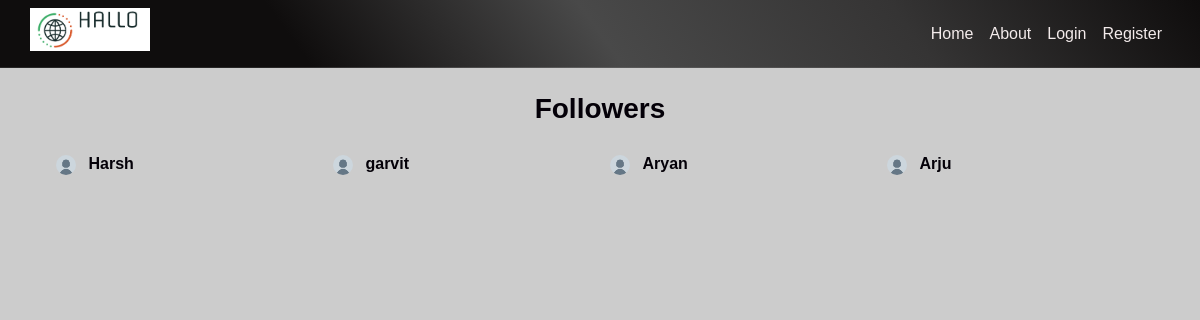
Page /user/esha/followers on the committed database.
### users/models.py (models this page shows, shortened)
class Follow(models.Model):
    user = models.ForeignKey(User, related_name='user', on_delete=models.CASCADE)
    follow_user = models.ForeignKey(User, related_name='follow_user', on_delete=models.CASCADE)
    date = models.DateTimeField(auto_now_add=True)

class Profile(models.Model):
    user = models.OneToOneField(User, on_delete=models.CASCADE)
    image = models.ImageField(default='default.png', upload_to='profile_pics')

### blog/views.py (the view)
# urls.py: path('user/<str:username>/followers', FollowersListView.as_view(), name='user-followers'),
class FollowersListView(ListView):
    model = Follow
    template_name = 'blog/follow.html'
    context_object_name = 'follows'
    def visible_user(self):
        return get_object_or_404(User, username=self.kwargs.get('username'))
    def get_queryset(self):
        user = self.visible_user()
        return Follow.objects.filter(follow_user=user).order_by('-date')
    def get_context_data(self, *, object_list=None, **kwargs):
        data = super().get_context_data(**kwargs)
        data['follow'] = 'followers'
        return data

### blog/templates/blog/follow.html (shortened to what this page needs)
{% extends "blog/base.html" %}
{% block content %}
<div class="container">
    {% if follow == 'followers' %}
         <div class="col-12 no-padding">
            <h3 class=" tag white-important mb-3">
                Followers
            </h3>
            <div class="row pr-3 pl-3">
                {% for follow in follows %}
                    <div class="col-6 col-md-3 pl-0">
                        <article class="media content-section">
                            <div>
                                <img
                                           class="rounded-circle mr-2"
                                           style="width: 20px; height: 20px;"
                                           src="{{ follow.user.profile.image.url }}">
                               <a class="mr-2  tag  white-important" href="{% url 'user-posts' follow.user.username %}">
                                   {{ follow.user.username }}
                               </a>
                            </div>
                        </article>
                    </div>
                {% endfor %}
            </div>
        </div>
      </div>
    {% endif %}
{% endblock content %}

### blog/static/blog/main.css (style rules this page uses)
:root { --muted-color: rgb(243, 235, 235); }
body { background-image: URL("blog\static\blog\background.png"); background-repeat: no-repeat, repeat; color: var(--muted-color); margin-top: 5rem; background-color: #cccccc; }
h1, h2, h3, h4, h5, h6 { color: var(--muted-color); }
.content-section { padding: 10px 10px; margin-bottom: 20px; }
.no-padding { padding: 0 !important; }
a { color: white; text-underline: none; text-decoration: none !important; }
article { border-radius: 4px; }
.white-important { color: white; font-weight: bold; text-align: center; }
.tag { color: rgb(4, 0, 8); font-weight: bold; text-align: center; }

### blog/static/blog/style.css (style rules this page uses)
body { font-family: Arial, Helvetica, sans-serif; height: 100vh; margin: 0; padding: 0; }

### rows in the picture
Follow: user.profile.image (placeholder picture), user.username "Harsh"
Follow: user.profile.image (placeholder picture), user.username "garvit"
Follow: user.profile.image (placeholder picture), user.username "Aryan"
Follow: user.profile.image (placeholder picture), user.username "Arju"
